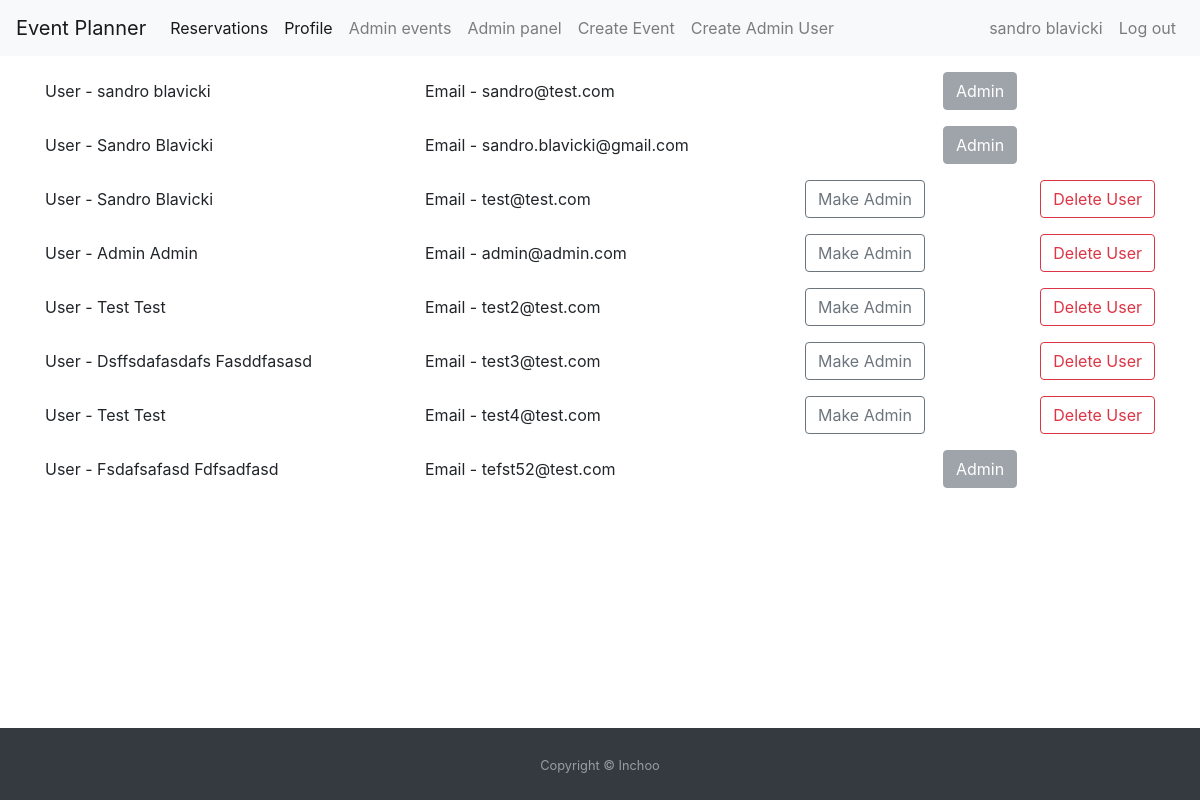
Screenshot of /admin-panel (signed in) with the database file from the repository.
### tables this page shows
CREATE TABLE `users` (
  `id` int NOT NULL,
  `name` varchar(255) DEFAULT NULL,
  `surname` varchar(255) DEFAULT NULL,
  `email` varchar(255) DEFAULT NULL,
  `password` varchar(255) DEFAULT NULL,
  `admin` tinyint(1) NOT NULL DEFAULT '0'
);

### app/Response.php (called while the page is built, shortened)
<?php
class Response
{
    protected $body;
    public function setBody($body)
    {
        $this->body = $body;
        return $this;
    }
    public function getBody()
    {
        return $this->body;
    }
    public function renderView($fileName, $data = []) {
        $filePath = 'Views/' . $fileName . '.php';
        include 'Components/Header.php';
        include $filePath;
        include 'Components/Footer.php';
        $output = ob_get_contents();
        return $output;
    }
}

### app/Controllers/AdminPanelController.php (called while the page is built, shortened)
<?php
class AdminPanelController extends AbstractController
{
    protected $db;
    public function __construct(PDO $db)
    {
        $this->db = $db;
    }
    public function index(Response $response)
    {
        return $this->handleGetRequest($response);
    }
    private function handleGetRequest(Response $response): Response
    {
        return $response->setBody($response->renderView('admin-panel', [
            'isAdmin' => $this->authController->isAdmin(),
            'isLoggedIn' => $this->authController->isLoggedIn(),
            'userName' => $this->authController->getActiveUserName(),
            'users' => User::fetchAllUsers($this->db)
        ]));
    }
}

### index.php (called while the page is built, shortened)
<?php
$app = new App;
$container = $app->getContainer();
$container['db'] = function ($c) {
    return new PDO(
        $c->config['db_driver'] . ':host=' . $c->config['db_host'] . ';dbname=' . $c->config['db_name'],
        $c->config['db_user'],
        $c->config['db_password']
    );
};
$app->get('/', [new HomeController($container->db), 'index']);
$app->map('/signup', [new SignupController($container->db), 'index'], ['GET', 'POST']);
$app->map('/create-admin', [new SignupController($container->db), 'createAdmin'], ['GET', 'POST']);
$app->map('/login', [new LoginController($container->db), 'index'], ['GET', 'POST']);
$app->get('/logout', [LogoutController::class, 'logout']);
$app->map('/create-event', [new EventController($container->db), 'index'], ['GET', 'POST']);
$app->post('/delete-event', [new EventController($container->db), 'delete']);
$app->map('/edit-event', [new EventController($container->db), 'edit'], ['GET', 'POST']);
$app->map('/reservations', [new ReservationController($container->db), 'index'], ['GET', 'POST']);
$app->post('/delete-reservation', [new ReservationController($container->db), 'delete']);
$app->map('/admin-events', [new AdminEventsController($container->db), 'index'], ['GET', 'POST']);
$app->map('/profile', [new ProfileController($container->db), 'index'], ['GET', 'POST']);
$app->map('/edit-user', [new EditUserFormController($container->db), 'index'], ['GET', 'POST']);
$app->map('/admin-panel', [new AdminPanelController($container->db), 'index'], ['GET', 'POST']);
$app->get('/delete-user', [new AdminPanelController($container->db), 'delete']);
$app->map('/edit-password', [new EditPasswordFormController($container->db), 'index'], ['GET', 'POST']);
$app->run();

### app/Models/User.php (called while the page is built, shortened)
<?php
class User
{
    public static function fetchAllUsers(PDO $db) {
        $query = $db->query("
            SELECT * FROM users
        ");
        return $query->fetchAll(PDO::FETCH_CLASS, User::class);
    }
}

### app/Views/admin-panel.php (the view, shortened to what this page needs)
<div class="container">
    <?php foreach ($data['users'] as $user): ?>
        <form action="/admin-panel" method="post" class="row row-cols-lg-auto g-3 align-items-center mb-3">
            <div class="col">
                User - <?= $user->name . ' ' . $user->surname ?>
            </div>
            <div class="col">
                Email - <?= $user->email ?>
            </div>
            <?php if (!$user->admin): ?>
                <div class="col d-flex justify-content-between">
                    <button type="submit" class="btn btn-outline-secondary">Make Admin</button>
                    <a href="/delete-user?userId=<?= $user->id ?>">
                        <button type="button" class="btn btn-outline-danger">Delete User</button>
                    </a>
                </div>
            <?php else: ?>
                <div class="col text-center">
                    <button type="submit" class="btn btn-secondary" disabled>Admin</button>
                </div>
            <?php endif; ?>
        </form>
    <?php endforeach; ?>
</div>

### app/Components/Header.php (shortened to what this page needs)
<!doctype html>
<html lang="en">
<head>
    <link rel="stylesheet" href="https://stackpath.bootstrapcdn.com/bootstrap/4.3.1/css/bootstrap.min.css"
>
</head>
<body class="d-flex flex-column min-vh-100">
<header class="mb-3">
    <nav class="navbar navbar-expand-lg navbar-light bg-light">
        <a class="navbar-brand" href="/">Event Planner</a>
        <div class="collapse navbar-collapse" id="navbarText">
            <ul class="navbar-nav mr-auto">
                <?php if ($data['isLoggedIn']) : ?>
                    <li class="nav-item active">
                        <a class="nav-link" href="/reservations">Reservations</a>
                    </li>
                    <li class="nav-item active">
                        <a class="nav-link" href="/profile">Profile</a>
                    </li>
                <?php endif; ?>
                <?php if ($data['isAdmin']) : ?>
                    <li class="nav-item">
                        <a class="nav-link" href="/admin-events">Admin events</a>
                    </li>
                    <li class="nav-item">
                        <a class="nav-link" href="/admin-panel">Admin panel</a>
                    </li>
                    <li class="nav-item">
                        <a class="nav-link" href="/create-event">Create Event</a>
                    </li>
                    <li class="nav-item">
                        <a class="nav-link" href="/create-admin">Create Admin User</a>
                    </li>
                <?php endif; ?>
            </ul>
            <ul class="navbar-nav">
                <?php if (!$data['isLoggedIn']) : ?>
                    <li class="nav-item">
                        <a class="nav-link" href="/login">Login</a>
                    </li>
                    <li class="nav-item">
                        <a class="nav-link" href="/signup">Sign up</a>
                    </li>
                <?php else : ?>
                    <li class="nav-item">
                        <a class="nav-link" href="/profile"><?= $data['userName'] ?></a>
                    </li>
                    <li class="nav-item">
                        <a class="nav-link" href="/logout">Log out</a>
                    </li>
                <?php endif; ?>
            </ul>
        </div>
    </nav>
</header>

### app/Components/Footer.php
<footer class="flex-shrink-0 py-4 bg-dark text-white-50 mt-auto">
    <div class="container text-center">
        <small>Copyright &copy; Inchoo</small>
    </div>
</footer>
</body>
</html>

### app/App.php (shortened to what this page needs)
<?php
class App
{
    protected $container;
    public function __construct()
    {
        $this->container = new Container([
            'router' => function () {
                return new Router;
            },
            'response' => function () {
                return new Response;
            },
            'signupValidator' => function () {
                return new SignupValidator;
            }
        ]);
    }
    public function get($uri, $handler)
    {
        $this->container->router->addRoute($uri, $handler, ['GET']);
    }
    public function post($uri, $handler)
    {
        $this->container->router->addRoute($uri, $handler, ['POST']);
    }
    public function map($uri, $handler, array $methods = ['GET'])
    {
        $this->container->router->addRoute($uri, $handler, $methods);
    }
    public function run()
    {
        $router = $this->container->router;
        $router->setPath($_SERVER['PATH_INFO'] ?? '/');
        try {
            $response = $router->getResponse();
        } catch (RouteNotFoundException $e) {
            if ($this->container->has('errorHandler')) {
                $response = $this->container->errorHandler;
            } else {
                return;
            }
        } catch (MethodNotAllowedException $e) {
            if ($this->container->has('errorHandler')) {
                $response = $this->container->errorHandler;
            } else {
                return;
            }
        }
        return $this->respond($this->process($response));
    }
    protected function process($callable)
    {
        $response = $this->container->response;
        if (is_array($callable)) {
            return call_user_func($callable, $response);
        }
        return $callable($response);
    }
    protected function respond($response)
    {
        echo $response->getBody();
    }
}

### rows the page displays
users: name "sandro", surname "blavicki", email "sandro@test.com", admin "Admin"
users: name "Sandro", surname "Blavicki", email "sandro.blavicki@gmail.com", admin "Admin"
users: name "Sandro", surname "Blavicki", email "test@test.com"
users: name "Admin", surname "Admin", email "admin@admin.com"
users: name "Test", surname "Test", email "test2@test.com"
users: name "Dsffsdafasdafs", surname "Fasddfasasd", email "test3@test.com"
users: name "Test", surname "Test", email "test4@test.com"
users: name "Fsdafsafasd", surname "Fdfsadfasd", email "tefst52@test.com", admin "Admin"

### other values shown
$data['userName'] "sandro blavicki"
